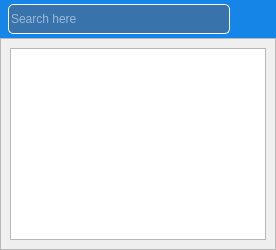
      <widget class="QWidget" name="search">
       <property name="styleSheet">
        <string notr="true"/>
       </property>
       <layout class="QGridLayout" name="gridLayout_17">
        <property name="leftMargin">
         <number>0</number>
        </property>
        <property name="topMargin">
         <number>0</number>
        </property>
        <property name="rightMargin">
         <number>0</number>
        </property>
        <property name="bottomMargin">
         <number>0</number>
        </property>
        <property name="spacing">
         <number>0</number>
        </property>
        <item row="1" column="0">
         <widget class="QFrame" name="frame_4">
          <property name="frameShape">
           <enum>QFrame::Shape::StyledPanel</enum>
          </property>
          <property name="frameShadow">
           <enum>QFrame::Shadow::Raised</enum>
          </property>
          <layout class="QGridLayout" name="gridLayout_20">
           <property name="leftMargin">
            <number>9</number>
           </property>
           <property name="topMargin">
            <number>9</number>
           </property>
           <property name="rightMargin">
            <number>9</number>
           </property>
           <property name="bottomMargin">
            <number>9</number>
           </property>
           <property name="spacing">
            <number>0</number>
           </property>
           <item row="0" column="0">
            <widget class="QListWidget" name="listWidget">
             <property name="verticalScrollBarPolicy">
              <enum>Qt::ScrollBarPolicy::ScrollBarAlwaysOff</enum>
             </property>
             <property name="wordWrap">
              <bool>false</bool>
             </property>
             <property name="selectionRectVisible">
              <bool>false</bool>
             </property>
            </widget>
           </item>
          </layout>
         </widget>
        </item>
        <item row="0" column="0">
         <widget class="QFrame" name="frame">
          <property name="maximumSize">
           <size>
            <width>16777215</width>
            <height>50</height>
           </size>
          </property>
          <property name="styleSheet">
           <string notr="true">background-color: rgb(21, 134, 231);
border-top-left-radius: 0px;
border-bottom-left-radius: 0px;
border-bottom-right-radius: 0px;</string>
          </property>
          <property name="frameShape">
           <enum>QFrame::Shape::StyledPanel</enum>
          </property>
          <property name="frameShadow">
           <enum>QFrame::Shadow::Raised</enum>
          </property>
          <layout class="QGridLayout" name="gridLayout_19">
           <property name="leftMargin">
            <number>8</number>
           </property>
           <property name="topMargin">
            <number>4</number>
           </property>
           <property name="rightMargin">
            <number>8</number>
           </property>
           <property name="bottomMargin">
            <number>4</number>
           </property>
           <item row="0" column="0">
            <widget class="QLineEdit" name="lineEdit_3">
             <property name="minimumSize">
              <size>
               <width>200</width>
               <height>30</height>
              </size>
             </property>
             <property name="cursor">
              <cursorShape>PointingHandCursor</cursorShape>
             </property>
             <property name="styleSheet">
              <string notr="true">border-style: outset;
border-width: 1px;
border-radius: 5px;
border-color: rgb(255, 255, 255);
background-color:rgb(57, 115, 172);
color: rgb(255, 255, 255);</string>
             </property>
             <property name="inputMask">
              <string/>
             </property>
             <property name="text">
              <string/>
             </property>
             <property name="placeholderText">
              <string>Search here</string>
             </property>
            </widget>
           </item>
           <item row="0" column="1">
            <widget class="QPushButton" name="pushButton">
             <property name="minimumSize">
              <size>
               <width>30</width>
               <height>30</height>
              </size>
             </property>
             <property name="cursor">
              <cursorShape>PointingHandCursor</cursorShape>
             </property>
             <property name="text">
              <string/>
             </property>
             <property name="icon">
              <iconset resource="../res/resource.qrc">
               <normaloff>:/icon/icons/icons8-search-500.png</normaloff>:/icon/icons/icons8-search-500.png</iconset>
             </property>
             <property name="iconSize">
              <size>
               <width>25</width>
               <height>25</height>
              </size>
             </property>
            </widget>
           </item>
          </layout>
         </widget>
        </item>
       </layout>
      </widget>
